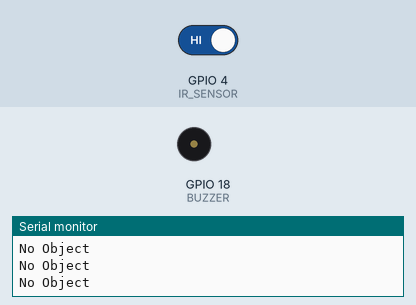
This sketch was run on a simulated ESP32. Shown: buzzer (waves = sounding), the last lines printed to the serial monitor. The test bench sets the inputs (shaded band); at power-on: GPIO 4 (IR_SENSOR) HIGH.

Above: at 1.2 s.
1.3 s: GPIO 4 (IR_SENSOR) driven LOW
At 1.9 s:
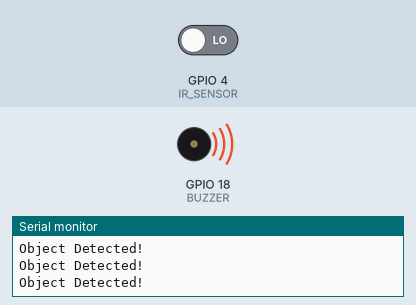
2.9 s: GPIO 4 (IR_SENSOR) driven HIGH
At 4.3 s:
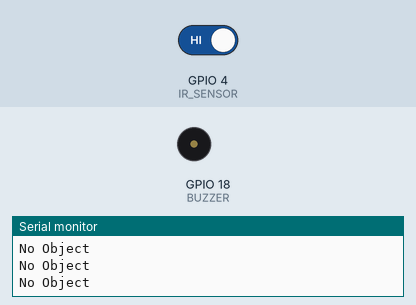
Timing chart, 0 to 5.9 s (numbered marks = the images above; inputs shaded):
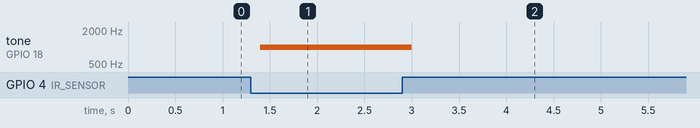

Measured:
- after the input at 1.3 s, tone on GPIO 18 (BUZZER): silent → 1000 Hz after 0.10 s
- after the input at 2.9 s, tone on GPIO 18 (BUZZER): 1000 Hz → silent after 0.10 s

The sketch:

test.ino
```cpp
#define IR_SENSOR 4
#define BUZZER 18

void setup() {
  Serial.begin(115200);
  pinMode(IR_SENSOR, INPUT);
  ledcAttach(BUZZER, 2000, 8);
}

void loop() {
  int sensorValue = digitalRead(IR_SENSOR);

  if (sensorValue == LOW) {
    Serial.println("Object Detected!");
    ledcWriteTone(BUZZER, 1000);
  } else {
    Serial.println("No Object");
    ledcWriteTone(BUZZER, 0);
  }

  delay(200);
}
```
